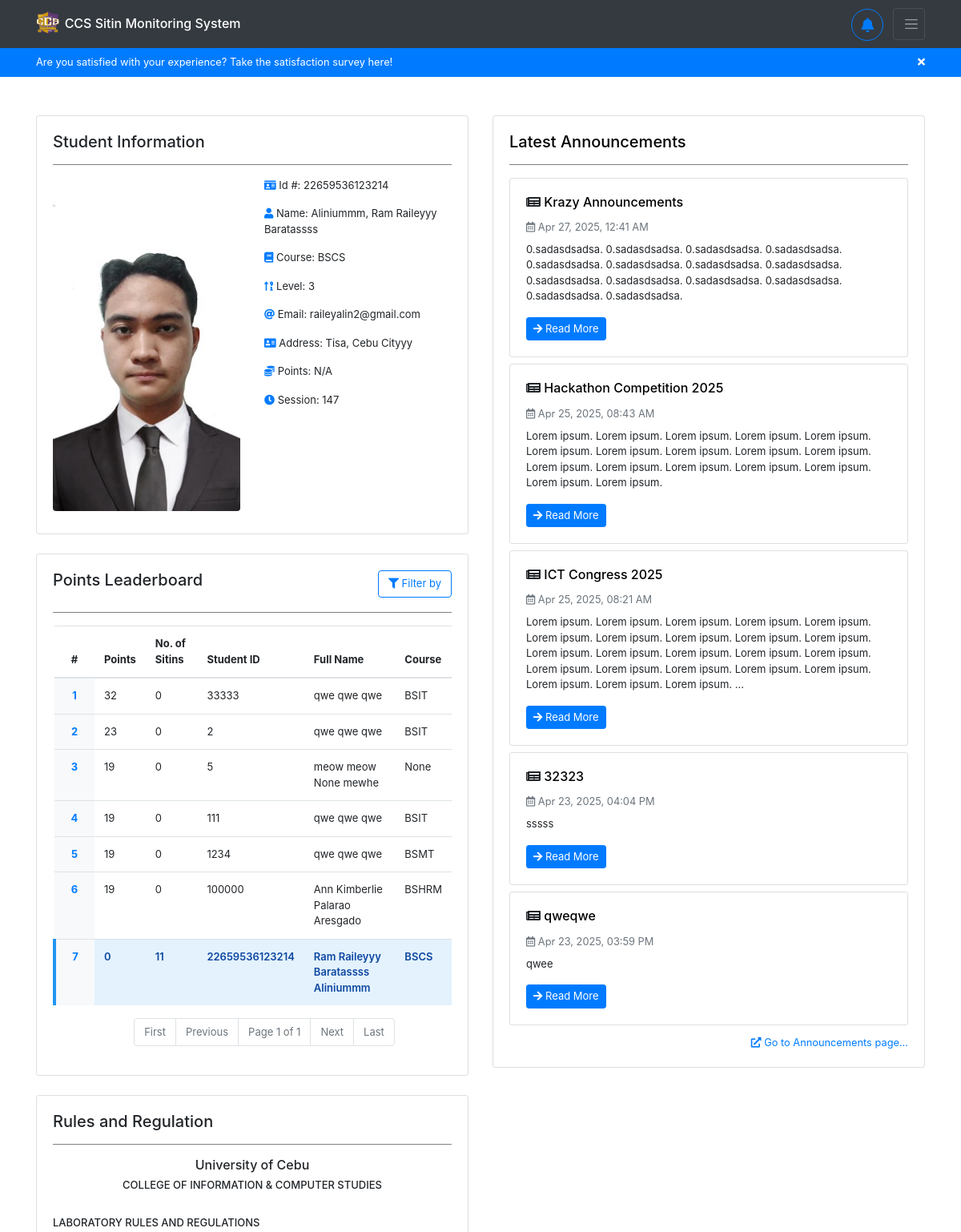
/home/ (signed in, upper part), run on an earlier commit of the app's database.
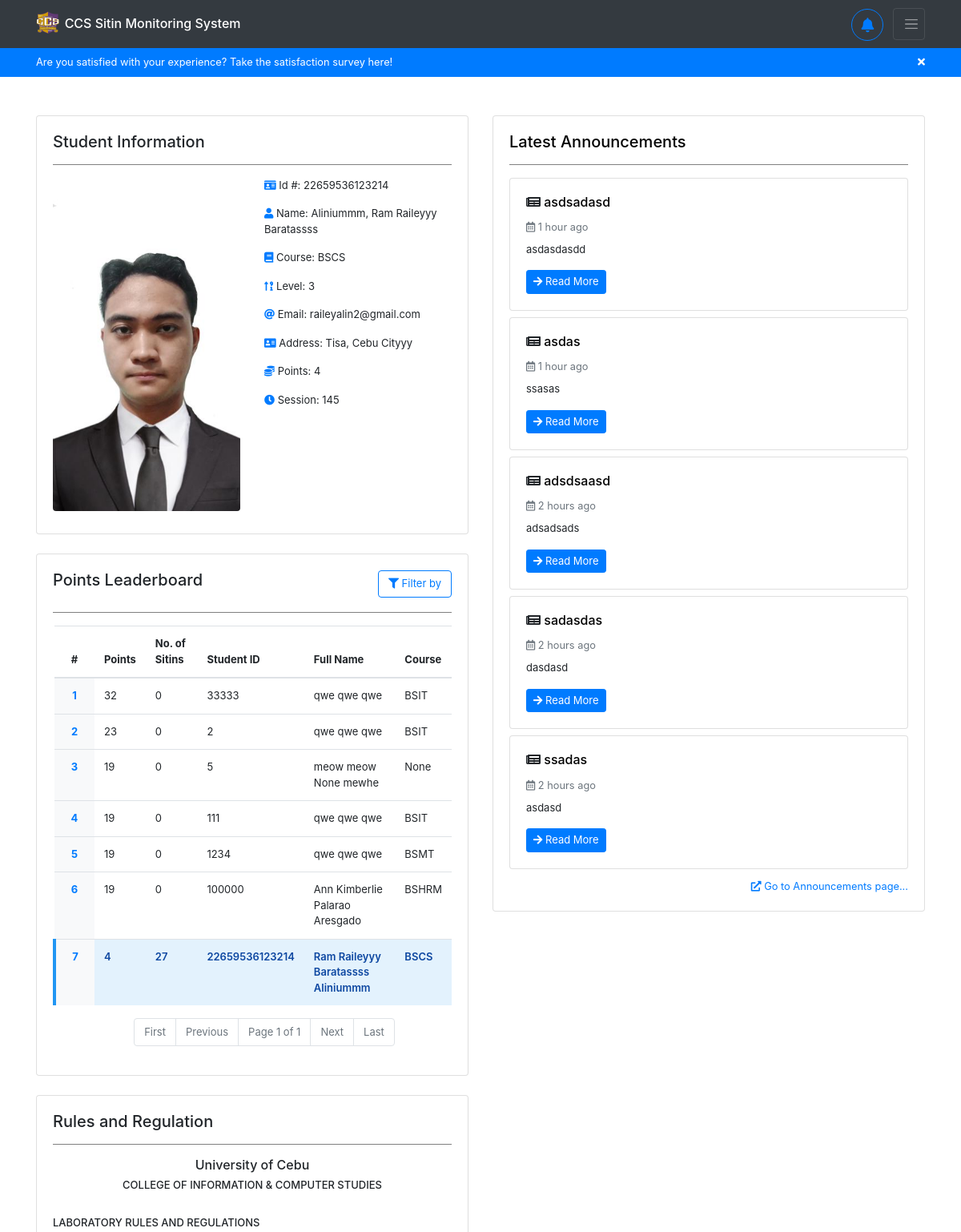
And on a later commit of the database.
### backend/models.py (models this page shows, shortened)
class Registration(models.Model):
    idno = models.IntegerField(primary_key=True)
    lastname = models.CharField(max_length=80, null=True, blank=True)
    firstname = models.CharField(max_length=80, null=True, blank=True)
    middlename = models.CharField(max_length=80, null=True, blank=True)
    course = models.CharField(max_length=80, choices=COURSE_CHOICES, null=True, blank=True)
    level = models.IntegerField(null=True, choices=LEVEL_CHOICES, blank=True)
    email = models.EmailField(max_length=80, null=True, blank=True)
    address = models.CharField(max_length=255, null=True, blank=True)
    sessions = models.IntegerField(default=30, null=True, blank=True)
    points = models.IntegerField(default=0, null=True, blank=True)
    sitins_count = models.IntegerField(default=0, null=True, blank=True)
    profilepicture_og = models.ImageField(upload_to="profiles/", default="profiles/default.jpg", blank=True, null=True)
    profilepicture_lg = models.ImageField(upload_to="profiles/", default="profiles/default_lg.jpg", blank=True, null=True)
    profilepicture_md = models.ImageField(upload_to="profiles/", default="profiles/default_md.jpg", blank=True, null=True)
    profilepicture_sm = models.ImageField(upload_to="profiles/", default="profiles/default_sm.jpg", blank=True, null=True)
    study_load = models.ImageField(upload_to="schedules/", blank=True, null=True)
    profiledescription = models.TextField(blank=True, null=True)
    username = models.OneToOneField(User, on_delete=models.CASCADE)

class Announcement(models.Model):
    title = models.CharField(max_length=255, blank=True, null=True)
    content = models.TextField(blank=True, null=True)
    image = models.ImageField(upload_to="announcements/", default="announcements/announcement.jpg", blank=True, null=True)
    date = models.DateTimeField(auto_now_add=True)
    updated_at = models.DateTimeField(auto_now=True)
    superuser = models.ForeignKey(User, on_delete=models.CASCADE, limit_choices_to={'is_superuser': True})

### backend/views.py (the view)
# urls.py: path('home/', views.home, name='user-home'),
@login_required
def home(request):
    if request.user.is_authenticated:
        reg = Registration.objects.get(username=request.user)
        announcements = Announcement.objects.all().order_by('-date')[:5]
        students_leaderboard = Registration.objects.all().select_related('username').order_by('-points', '-sitins_count')
        is_top_performing = request.GET.get('is_top_performing')
        if is_top_performing == 'False':
            students_leaderboard = students_leaderboard.order_by('-sitins_count', '-points')
        paginator = Paginator(students_leaderboard, 10)
        page_number = request.GET.get('page')
        page_obj = paginator.get_page(page_number)
        return render(request, 'backend/pages/home.html', context={ 'registration': reg, 'announcements': announcements, 'students_leaderboard': page_obj })
    return redirect('/')

### backend/templatetags/custom_filters.py (called while the page is built)
@register.filter
def time_ago(value):
    if not value:
        return ""
    now = timezone.localtime(timezone.now())
    value = timezone.localtime(value)
    diff = now - value
    seconds = diff.total_seconds()
    if seconds < 60:
        return f"{int(seconds)} seconds ago"
    elif seconds < 3600:
        minutes = int(seconds / 60)
        return f"{minutes} minute{'s' if minutes != 1 else ''} ago"
    elif seconds < 86400:
        hours = int(seconds / 3600)
        return f"{hours} hour{'s' if hours != 1 else ''} ago"
    else:
        return value.strftime("%b %d, %Y, %I:%M %p ")  # Fallback to date if > 1 day

### backend/templates/backend/pages/home.html (shortened to what the changed rows need)
{% extends 'backend/base.html' %}
{% load static %}
{% load custom_filters %}
{% block content %}
<div class="container mt-5" id="home-container">
    <div class="row">
        <div class="col-lg-6 col-md-12">
            <div class="row">
                <div class="col-12 mb-4">
                    <div class="card">
                        <div class="card-body student-info-card">
                            <div class="row">
                                <div class="col-md-6 col-12 mb-2 d-flex justify-content-center">
                                    <div>
                                        <img
                                        src="{% if registration.profilepicture_md and registration.profilepicture_md.url %}{{ registration.profilepicture_md.url }}{% else %}{% static 'backend/images/default-avatar.jpg' %}{% endif %}"
                                        alt="profile picture" class="img-fluid rounded" />
                                    </div>
                                </div>
                                <div class="col-md-6 col-12">
                                    <p>
                                        <i class="fas fa-id-card"></i> Id #: {% if registration.idno%}{{ registration.idno }}{% else %}N/A{% endif %}
                                    </p>
                                    <p>
                                        <i class="fas fa-user"></i> Name:
                                        {% if registration.lastname or registration.firstname or registration.middlename %}
                                            {{ registration.lastname|default:'' }}{% if registration.lastname and registration.firstname %}, {% endif %}
                                            {{ registration.firstname|default:'' }}
                                            {{ registration.middlename|default:'' }}
                                        {% else %}
                                            N/A
                                        {% endif %}
                                    </p>
                                    <p>
                                        <i class="fas fa-book"></i> Course: {% if registration.course %}{{ registration.course }}{% else%}N/A{% endif %}
                                    </p>
                                    <p>
                                        <i class="fas fa-sort-numeric-up-alt"></i> Level: {% if registration.level %}{{ registration.level }}{% else %}N/A{%endif %}
                                    </p>
                                    <p>
                                        <i class="fas fa-at"></i> Email: {% if registration.email%}{{ registration.email }}{% else %}N/A{% endif %}
                                    </p>
                                    <p>
                                        <i class="fas fa-address-card"></i> Address: {% if registration.address %}{{ registration.address }}{% else%}N/A{% endif %}
                                    </p>
                                    <p>
                                        <i class="fas fa-coins"></i> Points: {% if registration.points %}{{ registration.points }}{% else %}N/A{% endif %}
                                    </p>
                                    <p>
                                        <i class="fas fa-clock"></i> Session: {% if registration.sessions %}{{ registration.sessions }}{% else%}N/A{% endif %}
                                    </p>
                                </div>
                            </div>
                        </div>
                    </div>
                </div>
                <div class="col-12 mb-4">
                    <div class="card shadow">
                        <div class="card-body">
                            <div class="table-responsive">
                                <table class="table">
                                    <thead>
                                        <tr>
                                            <th class="text-center" style="width: 50px;">#</th>
                                            <th>Points</th>
                                            <th>No. of Sitins</th>
                                            <th>Student ID</th>
                                            <th>Full Name</th>
                                            <th>Course</th>
                                        </tr>
                                    </thead>
                                    <tbody>
                                        {% for user in students_leaderboard %}
                                        <tr
                                            {% if request.user.id == user.username.id %}
                                            class="highlight"
                                            {% endif %}
                                            >
                                            <td class="text-center font-weight-bold text-primary" style="background-color: #f8f9fa;">{{ forloop.counter }}</td>
                                            <td>{{ user.points }}</td>
                                            <td>{{ user.sitins_count }}</td>
                                            <td>{{ user.idno }}</td>
                                            <td>{{ user.firstname }} {{ user.middlename }} {{ user.lastname }}</td>
                                            <td>{{ user.course }}</td>
                                        </tr>
                                        {% empty %}
                                        <tr>
                                            <td colspan="6" class="text-center text-muted">No leaderboard data available</td>
                                        </tr>
                                        {% endfor %}
                                    </tbody>
                                </table>
                            </div>
                        </div>
                    </div>
                </div>
            </div>
        </div>
        <div class="col-lg-6 col-md-12">
            <div class="row">
                <div class="col-12 mb-4">
                    <div class="card shadow">
                        <div class="card-body">
                            {% for announcement in announcements %}
                            <div class="card mb-2 border-left-primary shadow-sm">
                                <div class="card-body">
                                    <h6>
                                        <i class="fas fa-newspaper"></i>
                                        <a href="{% url 'user-announcement' announcement.id %}" style="color: black;">{{ announcement.title }}</a>
                                    </h6>
                                    <small class="text-muted">
                                        <i class="far fa-calendar-alt"></i> {{ announcement.date|time_ago }}
                                    </small>
                                    <p class="mt-2">{{ announcement.content|truncatechars:"300" }}</p>
                                    <a href="{% url 'user-announcement' announcement.id %}" class="btn btn-sm btn-primary">
                                        <i class="fas fa-arrow-right"></i> Read More
                                    </a>
                                </div>
                            </div>
                            {% empty %}
                            <p class="text-center text-muted">No announcements available.</p>
                            {% endfor %}
                        </div>
                    </div>
                </div>
            </div>
        </div>
    </div>
</div>
{% endblock %}

What changed in the data, as far as the page shows it:
no longer on this page (row unchanged): Announcement: title "Krazy Announcements", date "Apr 27, 2025, 12:41 AM", content "0.sadasdsadsa. 0.sadasdsadsa. 0.sadasdsadsa. 0.sadasdsadsa. 0.sadasdsadsa. 0.sadasdsadsa. 0.sadasdsadsa. 0.sadasdsadsa. 0.sadasdsadsa. 0.sadasdsadsa. 0.sadasdsadsa. 0.sadasdsadsa. 0.sadasdsadsa. 0.sadasdsadsa."
no longer on this page (row unchanged): Announcement: title "Hackathon Competition 2025", date "Apr 25, 2025, 08:43 AM", content "Lorem ipsum. Lorem ipsum. Lorem ipsum. Lorem ipsum. Lorem ipsum. Lorem ipsum. Lorem ipsum. Lorem ipsum. Lorem ipsum. Lorem ipsum. Lorem ipsum. Lorem ipsum. Lorem ipsum. Lorem ipsum. Lorem ipsum. Lorem ipsum. Lorem ipsum."
no longer on this page (row unchanged): Announcement: title "ICT Congress 2025", date "Apr 25, 2025, 08:21 AM", content "Lorem ipsum. Lorem ipsum. Lorem ipsum. Lorem ipsum. Lorem ipsum. Lorem ipsum. Lorem ipsum. Lorem ipsum. Lorem ipsum. Lorem ipsum. Lorem ipsum. Lorem ipsum. Lorem ipsum. Lorem ipsum. Lorem ipsum. Lorem ipsum. Lorem ipsum. Lorem ipsum. Lorem ipsum. Lorem ipsum. Lorem ipsum. Lorem ipsum. Lorem ipsum. …"
no longer on this page (row unchanged): Announcement: title "32323", date "Apr 23, 2025, 04:04 PM", content "sssss"
no longer on this page (row unchanged): Announcement: title "qweqwe", date "Apr 23, 2025, 03:59 PM", content "qwee"
changed Registration "Ram Raileyyy": points (not shown) → "4"; sessions "147" → "145"; points "0" → "4"; sitins_count "11" → "27"
added Announcement: title "asdsadasd", date "1 hour ago", content "asdasdasdd"
added Announcement: title "asdas", date "1 hour ago", content "ssasas"
added Announcement: title "adsdsaasd", date "2 hours ago", content "adsadsads"
added Announcement: title "sadasdas", date "2 hours ago", content "dasdasd"
added Announcement: title "ssadas", date "2 hours ago", content "asdasd"
Also different on the page:
text no longer shown: "N/A"
